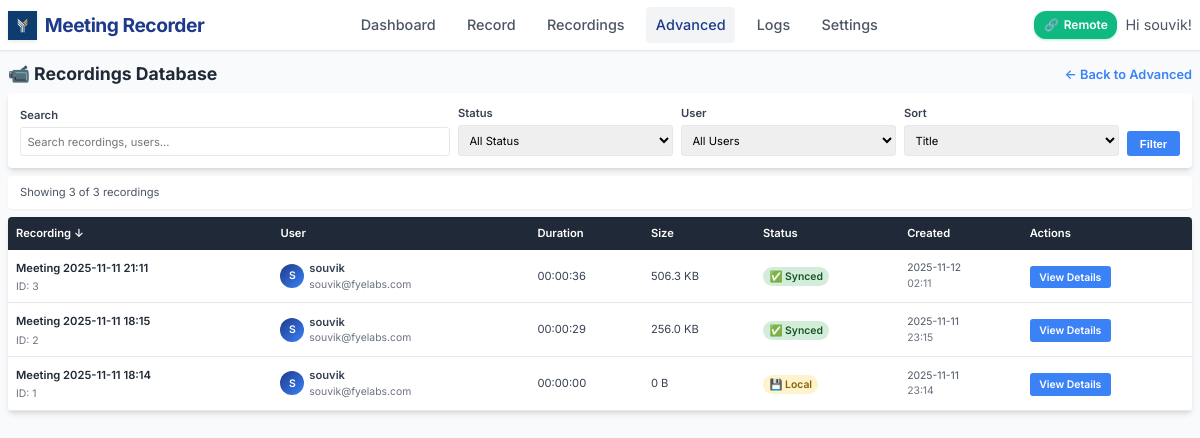
The page /admin/recordings?sort=title&order=desc&search=&status=all&user=all (signed in) on the database its author committed.
### models.py (models this page shows, shortened)
class User(UserMixin, db.Model):
    id = db.Column(db.Integer, primary_key=True)
    username = db.Column(db.String(80), unique=True, nullable=False)
    email = db.Column(db.String(120), unique=True, nullable=False)
    password_hash = db.Column(db.String(128))
    created_at = db.Column(db.DateTime, default=datetime.utcnow)
    is_active = db.Column(db.Boolean, default=True)
    default_monitor = db.Column(db.String(200))  # Default monitor for recordings
    auto_delete_days = db.Column(db.Integer, default=30)  # Auto-delete recordings after N days
    recordings = db.relationship('Recording', backref='user', lazy=True)
    meetings = db.relationship('Meeting', backref='user', lazy=True)

class Recording(db.Model):
    id = db.Column(db.Integer, primary_key=True)
    title = db.Column(db.String(200), nullable=False)
    filename = db.Column(db.String(255), nullable=False)
    file_path = db.Column(db.String(500), nullable=False)
    file_size = db.Column(db.BigInteger, default=0)  # in bytes
    duration = db.Column(db.Integer, default=0)  # in seconds
    created_at = db.Column(db.DateTime, default=datetime.utcnow)
    started_at = db.Column(db.DateTime)
    ended_at = db.Column(db.DateTime)
    monitor_name = db.Column(db.String(200))
    resolution = db.Column(db.String(50))  # e.g., "1920x1080"
    uploaded = db.Column(db.Boolean, default=False)
    upload_url = db.Column(db.String(500))  # Legacy field - kept for compatibility
    video_url = db.Column(db.String(500))
    transcript_url = db.Column(db.String(500))
    thumbnail_url = db.Column(db.String(500))
    upload_status = db.Column(db.String(50), default='pending')  # pending, uploading, completed, failed
    upload_metadata = db.Column(db.Text)  # JSON metadata from upload
    user_id = db.Column(db.Integer, db.ForeignKey('user.id'), nullable=False)
    status = db.Column(db.String(50), default='completed')  # recording, processing, completed, failed

### app.py (the view, shortened to what this page needs)
@app.route('/admin/recordings')
@login_required
def admin_recordings():
    try:
        page = request.args.get('page', 1, type=int)
        per_page = 20
        search = request.args.get('search', '').strip()
        status_filter = request.args.get('status', 'all')
        user_filter = request.args.get('user', 'all')
        sort_by = request.args.get('sort', 'created_at')
        sort_order = request.args.get('order', 'desc')
        query = db.session.query(Recording, User).join(User)
        if user_filter != 'all':
            query = query.filter(User.id == int(user_filter))
        if sort_by == 'title':
            sort_column = Recording.title
        elif sort_by == 'username':
            sort_column = User.username
        elif sort_by == 'duration':
            sort_column = Recording.duration
        elif sort_by == 'file_size':
            sort_column = Recording.file_size
        elif sort_by == 'upload_status':
            sort_column = Recording.upload_status
        else:
            sort_column = Recording.created_at
        if sort_order == 'asc':
            query = query.order_by(sort_column.asc())
        else:
            query = query.order_by(sort_column.desc())
        recordings = query.paginate(page=page, per_page=per_page, error_out=False)
        users = User.query.all()
        return render_template('admin/recordings.html',
                             recordings=recordings,
                             users=users,
                             search=search,
                             status_filter=status_filter,
                             user_filter=user_filter,
                             sort_by=sort_by,
                             sort_order=sort_order)
    except Exception as e:
        logger.error(f" Advanced recordings error: {e}")
        return f"Database error: {e}", 500

### templates/admin/recordings.html (shortened to what this page needs)
{% extends "base.html" %}
{% block content %}
<div style="display: flex; justify-content: space-between; align-items: center; margin-bottom: 0.5rem;">
    <h1 style="color: var(--gray-800); margin: 0; font-size: 1.1rem;">📹 Recordings Database</h1>
    <a href="{{ url_for('admin_dashboard') }}" style="color: var(--secondary-blue); text-decoration: none; font-weight: 600; font-size: 0.8rem;">← Back to Advanced</a>
</div>
<div style="background: white; padding: 0.75rem; border-radius: 4px; margin-bottom: 0.5rem; box-shadow: var(--shadow-md);">
    <form method="GET" style="display: grid; grid-template-columns: 2fr 1fr 1fr 1fr auto; gap: 0.5rem; align-items: end;">
        <div>
            <label style="display: block; margin-bottom: 0.2rem; font-weight: 600; color: var(--gray-700); font-size: 0.7rem;">Search</label>
            <input type="text" name="search" value="{{ search }}" placeholder="Search recordings, users..."
                   style="width: 100%; padding: 0.4rem; border: 1px solid var(--gray-200); border-radius: 3px; font-size: 0.7rem;">
        </div>
        <div>
            <label style="display: block; margin-bottom: 0.2rem; font-weight: 600; color: var(--gray-700); font-size: 0.7rem;">Status</label>
            <select name="status" style="width: 100%; padding: 0.4rem; border: 1px solid var(--gray-200); border-radius: 3px; font-size: 0.7rem;">
                <option value="all" {% if status_filter == 'all' %}selected{% endif %}>All Status</option>
            </select>
        </div>
        <div>
            <label style="display: block; margin-bottom: 0.2rem; font-weight: 600; color: var(--gray-700); font-size: 0.7rem;">User</label>
            <select name="user" style="width: 100%; padding: 0.4rem; border: 1px solid var(--gray-200); border-radius: 3px; font-size: 0.7rem;">
                <option value="all" {% if user_filter == 'all' %}selected{% endif %}>All Users</option>
            </select>
        </div>
        <div>
            <label style="display: block; margin-bottom: 0.2rem; font-weight: 600; color: var(--gray-700); font-size: 0.7rem;">Sort</label>
            <select name="sort" style="width: 100%; padding: 0.4rem; border: 1px solid var(--gray-200); border-radius: 3px; font-size: 0.7rem;">
                <option value="title" {% if sort_by == 'title' %}selected{% endif %}>Title</option>
            </select>
        </div>
        <button type="submit" style="background: var(--secondary-blue); color: white; padding: 0.4rem 0.8rem; border: none; border-radius: 3px; font-weight: 600; cursor: pointer; font-size: 0.7rem;">
            Filter
        </button>
    </form>
</div>
<div style="background: white; padding: 0.5rem 0.75rem; border-radius: 4px; margin-bottom: 0.5rem; box-shadow: var(--shadow-sm);">
    <p style="margin: 0; color: var(--gray-600); font-size: 0.7rem;">
        Showing {{ recordings.items|length }} of {{ recordings.total }} recordings
    </p>
</div>
{% if recordings.items %}
<div style="background: white; border-radius: 4px; overflow: hidden; box-shadow: var(--shadow-md);">
    <table style="width: 100%; border-collapse: collapse;">
        <thead>
            <tr style="background: var(--gray-800); color: white;">
                <th style="padding: 0.5rem; text-align: left; font-weight: 600; font-size: 0.7rem;">
                    <a href="?sort=title&order={{ 'asc' if sort_by == 'title' and sort_order == 'desc' else 'desc' }}&search={{ search }}&status={{ status_filter }}&user={{ user_filter }}"
                       style="color: white; text-decoration: none;">
                        Recording {% if sort_by == 'title' %}{{ '↑' if sort_order == 'asc' else '↓' }}{% endif %}
                    </a>
                </th>
                <th style="padding: 0.5rem; text-align: left; font-weight: 600; font-size: 0.7rem;">
                    <a href="?sort=username&order={{ 'asc' if sort_by == 'username' and sort_order == 'desc' else 'desc' }}&search={{ search }}&status={{ status_filter }}&user={{ user_filter }}"
                       style="color: white; text-decoration: none;">
                        User {% if sort_by == 'username' %}{{ '↑' if sort_order == 'asc' else '↓' }}{% endif %}
                    </a>
                </th>
                <th style="padding: 0.5rem; text-align: left; font-weight: 600; font-size: 0.7rem;">
                    <a href="?sort=duration&order={{ 'asc' if sort_by == 'duration' and sort_order == 'desc' else 'desc' }}&search={{ search }}&status={{ status_filter }}&user={{ user_filter }}"
                       style="color: white; text-decoration: none;">
                        Duration {% if sort_by == 'duration' %}{{ '↑' if sort_order == 'asc' else '↓' }}{% endif %}
                    </a>
                </th>
                <th style="padding: 0.5rem; text-align: left; font-weight: 600; font-size: 0.7rem;">
                    <a href="?sort=file_size&order={{ 'asc' if sort_by == 'file_size' and sort_order == 'desc' else 'desc' }}&search={{ search }}&status={{ status_filter }}&user={{ user_filter }}"
                       style="color: white; text-decoration: none;">
                        Size {% if sort_by == 'file_size' %}{{ '↑' if sort_order == 'asc' else '↓' }}{% endif %}
                    </a>
                </th>
                <th style="padding: 0.5rem; text-align: left; font-weight: 600; font-size: 0.7rem;">
                    <a href="?sort=upload_status&order={{ 'asc' if sort_by == 'upload_status' and sort_order == 'desc' else 'desc' }}&search={{ search }}&status={{ status_filter }}&user={{ user_filter }}"
                       style="color: white; text-decoration: none;">
                        Status {% if sort_by == 'upload_status' %}{{ '↑' if sort_order == 'asc' else '↓' }}{% endif %}
                    </a>
                </th>
                <th style="padding: 0.5rem; text-align: left; font-weight: 600; font-size: 0.7rem;">
                    <a href="?sort=created_at&order={{ 'asc' if sort_by == 'created_at' and sort_order == 'desc' else 'desc' }}&search={{ search }}&status={{ status_filter }}&user={{ user_filter }}"
                       style="color: white; text-decoration: none;">
                        Created {% if sort_by == 'created_at' %}{{ '↑' if sort_order == 'asc' else '↓' }}{% endif %}
                    </a>
                </th>
                <th style="padding: 0.5rem; text-align: left; font-weight: 600; font-size: 0.7rem;">Actions</th>
            </tr>
        </thead>
        <tbody>
            {% for recording, user in recordings.items %}
            <tr style="border-bottom: 1px solid var(--gray-200);" onmouseover="this.style.backgroundColor='var(--gray-50)'" onmouseout="this.style.backgroundColor='white'">
                <td style="padding: 0.5rem; vertical-align: middle;">
                    <div>
                        <a href="{{ url_for('admin_recording_detail', recording_id=recording.id) }}"
                           style="font-weight: 600; color: var(--gray-800); text-decoration: none; font-size: 0.7rem;">
                            {{ recording.title }}
                        </a>
                        <div style="color: var(--gray-500); font-size: 0.65rem; margin-top: 0.1rem;">
                            ID: {{ recording.id }}
                        </div>
                    </div>
                </td>
                <td style="padding: 0.5rem; vertical-align: middle;">
                    <div style="display: flex; align-items: center;">
                        <div style="width: 24px; height: 24px; border-radius: 50%; background: linear-gradient(135deg, var(--primary-blue), var(--secondary-blue)); display: flex; align-items: center; justify-content: center; color: white; font-weight: 600; margin-right: 0.3rem; font-size: 0.65rem;">
                            {{ user.username[0].upper() }}
                        </div>
                        <div>
                            <div style="font-weight: 600; font-size: 0.7rem;">{{ user.username }}</div>
                            <div style="color: var(--gray-500); font-size: 0.65rem;">{{ user.email }}</div>
                        </div>
                    </div>
                </td>
                <td style="padding: 0.5rem; vertical-align: middle; font-size: 0.7rem;">
                    {{ format_duration(recording.duration) }}
                </td>
                <td style="padding: 0.5rem; vertical-align: middle; font-size: 0.7rem;">
                    {{ format_file_size(recording.file_size) }}
                </td>
                <td style="padding: 0.5rem; vertical-align: middle;">
                    {% if recording.upload_status == 'completed' and recording.uploaded %}
                        <span style="background-color: #d4edda; color: #155724; padding: 0.2rem 0.4rem; border-radius: 12px; font-size: 0.65rem; font-weight: 600;">✅ Synced</span>
                    {% elif recording.upload_status == 'uploading' %}
                        <span style="background-color: #cce5ff; color: #004085; padding: 0.2rem 0.4rem; border-radius: 12px; font-size: 0.65rem; font-weight: 600;">⬆️ Uploading</span>
                    {% elif recording.upload_status == 'failed' %}
                        <span style="background-color: #f8d7da; color: #721c24; padding: 0.2rem 0.4rem; border-radius: 12px; font-size: 0.65rem; font-weight: 600;">❌ Failed</span>
                    {% else %}
                        <span style="background-color: #fff3cd; color: #856404; padding: 0.2rem 0.4rem; border-radius: 12px; font-size: 0.65rem; font-weight: 600;">💾 Local</span>
                    {% endif %}
                </td>
                <td style="padding: 0.5rem; vertical-align: middle;">
                    <div style="color: var(--gray-600); font-size: 0.65rem;">
                        {{ recording.created_at.strftime('%Y-%m-%d') if recording.created_at else 'N/A' }}
                        <br>
                        <span style="color: var(--gray-500);">{{ recording.created_at.strftime('%H:%M') if recording.created_at else '' }}</span>
                    </div>
                </td>
                <td style="padding: 0.5rem; vertical-align: middle;">
                    <a href="{{ url_for('admin_recording_detail', recording_id=recording.id) }}"
                       style="background: var(--secondary-blue); color: white; padding: 0.3rem 0.6rem; text-decoration: none; border-radius: 3px; font-size: 0.65rem; font-weight: 600;">
                        View Details
                    </a>
                </td>
            </tr>
            {% endfor %}
        </tbody>
    </table>
</div>
{% endif %}
{% endblock %}

### templates/base.html (shortened to what this page needs)
<!DOCTYPE html>
<html lang="en">
<head>
</head>
<body>
    <header class="header">
        <div class="header-content">
            <a href="{{ url_for('dashboard') }}" class="logo">
                <img src="{{ url_for('static', filename='image.png') }}" alt="FYE Labs" class="logo-image">
                <span class="logo-text">Meeting Recorder</span>
            </a>
            <nav class="nav-menu">
                <a href="{{ url_for('dashboard') }}" class="nav-link {% if request.endpoint == 'dashboard' %}active{% endif %}">Dashboard</a>
                <a href="{{ url_for('record') }}" class="nav-link {% if request.endpoint == 'record' %}active{% endif %}">Record</a>
                <a href="{{ url_for('recordings') }}" class="nav-link {% if request.endpoint == 'recordings' %}active{% endif %}">Recordings</a>
                <a href="{{ url_for('admin_dashboard') }}" class="nav-link {% if request.endpoint.startswith('admin_') %}active{% endif %}">Advanced</a>
                <a href="{{ url_for('view_logs') }}" class="nav-link {% if request.endpoint == 'view_logs' %}active{% endif %}">Logs</a>
                <a href="{{ url_for('settings') }}" class="nav-link {% if request.endpoint == 'settings' %}active{% endif %}">Settings</a>
            </nav>
            <div class="user-menu">
                <div class="remote-status-indicator" id="remoteStatusIndicator">
                    <span id="remoteStatusIcon">🔗</span>
                    <span id="remoteStatusText">Remote</span>
                </div>
                <span class="user-info">Hi {{ current_user.username }}!</span>
            </div>
        </div>
    </header>
    <main class="container">
        {% block content %}{% endblock %}
    </main>
</body>
</html>

### rows shown on the page
User: username "souvik"
Recording: title "Meeting 2025-11-11 21:11", id "3", username "S", username "souvik", email "souvik@fyelabs.com", duration "00:00:36", file_size "506.3 KB", upload_status "✅ Synced", created_at "2025-11-12", created_at "02:11"
Recording: title "Meeting 2025-11-11 18:15", id "2", username "S", username "souvik", email "souvik@fyelabs.com", duration "00:00:29", file_size "256.0 KB", upload_status "✅ Synced", created_at "2025-11-11", created_at "23:15"
Recording: title "Meeting 2025-11-11 18:14", id "1", username "S", username "souvik", email "souvik@fyelabs.com", duration "00:00:00", file_size "0 B", upload_status "💾 Local", created_at "2025-11-11", created_at "23:14"

### other values the page prints
{{ recordings.items|length }} "3"
{{ recordings.total }} "3"
{{ '↑' if sort_order == 'asc' else '↓' }} "↓"
